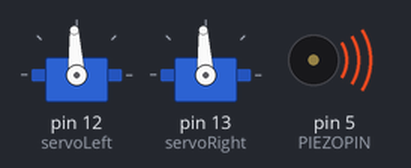
Bench run of a sketch on a simulated Arduino Uno, built with avr-gcc and run on an emulated ATmega328P. On the bench: 2 × servo, buzzer (waves = sounding).

Above: at 0.05 s.
At 1.4 s:
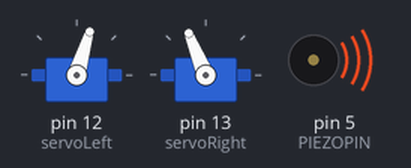
At 4.3 s:
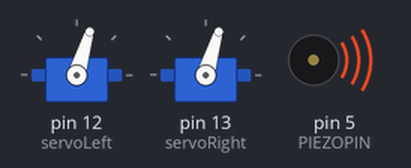
At 10.1 s:
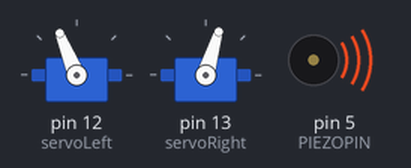
At 20.0 s:
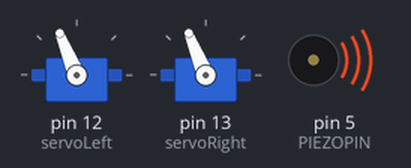
Timing chart, 0 to 31.0 s (numbered marks = the images above):
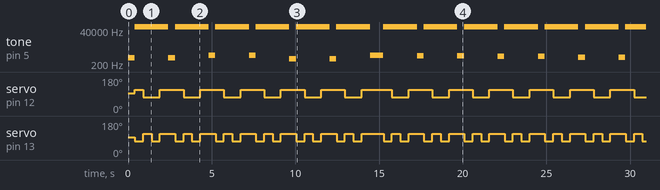

The sketch:

DancePiezo.ino
```cpp
#include <Servo.h>

Servo servoRight;
Servo servoLeft;

int PIEZOPIN = 5;

// One octave of notes between n_A4 and A5
int n_A4 = 440;
int n_As4 = 466; int note_Bn_B4 = n_As4;
int n_B4 = 494;
int n_C5 = 523;
int n_Cs5 = 554; int n_Db5 = n_Cs5;
int n_D5 = 587;
int n_Ds5 = 622; int n_Eb5 = n_Ds5;
int n_E5 = 659;
int n_F5 = 698;
int n_Fs5 = 740; int n_Gb5 = n_Fs5;
int n_G5 = 784;
int n_Gs5 = 830; int n_Ab5 = n_Gs5;

// int note_A5 = note_n_A4 * 2;
// int note_As5 = n_As4 * 2; int note_Bb5 = note_As5;
// int note_B5 = note_n_B4 * 2;

int note_rest = -1;

// note lengths defined here
long whole = 1600; // change tempo by changing duration of one measure
long half = whole / 2;
long quarter = whole / 4;
long eighth = whole / 8;
long sixteenth = whole / 16;

// WRITE YOUR SONG HERE
int song[42][2] = {{n_C5, quarter}, {n_C5, quarter}, {n_G5, quarter}, {n_G5, quarter}, {n_A4, quarter}, {n_A4, quarter}, {n_G5, half},
                           {n_F5, quarter}, {n_F5, quarter}, {n_E5, quarter}, {n_E5, quarter}, {n_D5, quarter}, {n_D5, quarter}, {n_C5, half},
                           {n_G5, quarter}, {n_G5, quarter}, {n_F5, quarter}, {n_F5, quarter}, {n_E5, quarter}, {n_E5, quarter}, {n_D5, half},
                           {n_G5, quarter}, {n_G5, quarter}, {n_F5, quarter}, {n_F5, quarter}, {n_E5, quarter}, {n_E5, quarter}, {n_D5, half},
                           {n_C5, quarter}, {n_C5, quarter}, {n_G5, quarter}, {n_G5, quarter}, {n_A4, quarter}, {n_A4, quarter}, {n_G5, half},
                           {n_F5, quarter}, {n_F5, quarter}, {n_E5, quarter}, {n_E5, quarter}, {n_D5, quarter}, {n_D5, quarter}, {n_C5, half}};

// if you want there to be silence between notes,
//   staccato should be true
bool staccato = true;

void setup() {
  pinMode(PIEZOPIN, OUTPUT);
  servoLeft.attach(12);
  servoRight.attach(13);
  servoLeft.writeMicroseconds(1500);
  servoRight.writeMicroseconds(1500);
}

void ForwardServos(){
  servoRight.writeMicroseconds(1300);
  servoLeft.writeMicroseconds(1700);
}

void BackwardServos() {
  servoRight.writeMicroseconds(1700);
  servoLeft.writeMicroseconds(1300);
}

void LeftServos() {
  servoLeft.writeMicroseconds(1300);
  servoRight.writeMicroseconds(1300);
}
void RightServos(){
  servoRight.writeMicroseconds(1700);
  servoLeft.writeMicroseconds(1700);
}

void loop() {
  for(int i = 0; i<43; i++){
    //Serial.println(song[i][i])
    tone(PIEZOPIN, song[i][0]);
    delay(song[i][1]);
    tone(PIEZOPIN, 65535);
    delay(10);
    ForwardServos();
    delay(500);
    BackwardServos();
    delay(500);
    LeftServos();
    delay(500);
    RightServos();
    delay(500);
}}
```

Measured:
- by itself, servo on pin 12 (servoLeft), servo on pin 13 (servoRight): moves between 73° and 112°, repeating every 26.9 s
- by itself, tone on pin 5 (PIEZOPIN): plays 523 Hz for 0.40 s, 65535 Hz for 2.0 s, 523 Hz for 0.40 s, 65535 Hz for 2.0 s, 784 Hz for 0.40 s, 65535 Hz for 2.0 s … (104 notes in this stretch)
